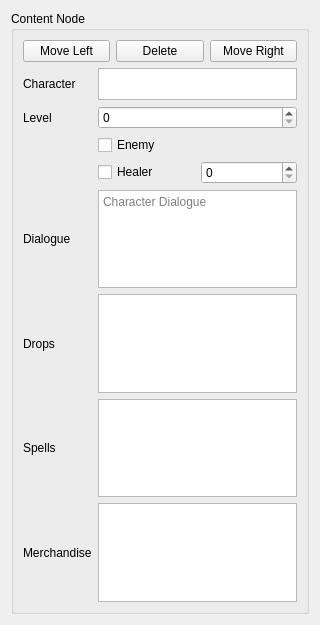
<?xml version="1.0" encoding="UTF-8"?>
<ui version="4.0">
 <class>character_content_node</class>
 <widget class="QWidget" name="character_content_node">
  <property name="geometry">
   <rect>
    <x>0</x>
    <y>0</y>
    <width>320</width>
    <height>625</height>
   </rect>
  </property>
  <property name="minimumSize">
   <size>
    <width>320</width>
    <height>0</height>
   </size>
  </property>
  <property name="maximumSize">
   <size>
    <width>320</width>
    <height>1000</height>
   </size>
  </property>
  <property name="windowTitle">
   <string>character_content_node</string>
  </property>
  <layout class="QVBoxLayout" name="verticalLayout">
   <item>
    <widget class="QGroupBox" name="group_box">
     <property name="title">
      <string>Content Node</string>
     </property>
     <layout class="QVBoxLayout" name="verticalLayout_2">
      <item>
       <layout class="QHBoxLayout" name="h_layout">
        <item>
         <widget class="QPushButton" name="move_node_left_bttn">
          <property name="text">
           <string>Move Left</string>
          </property>
         </widget>
        </item>
        <item>
         <widget class="QPushButton" name="delete_node_bttn">
          <property name="text">
           <string>Delete</string>
          </property>
         </widget>
        </item>
        <item>
         <widget class="QPushButton" name="move_node_right_bttn">
          <property name="text">
           <string>Move Right</string>
          </property>
         </widget>
        </item>
       </layout>
      </item>
      <item>
       <layout class="QGridLayout" name="grid_layout">
        <item row="5" column="1">
         <widget class="QListWidget" name="drops_list">
          <property name="minimumSize">
           <size>
            <width>0</width>
            <height>96</height>
           </size>
          </property>
          <property name="acceptDrops">
           <bool>true</bool>
          </property>
          <property name="alternatingRowColors">
           <bool>true</bool>
          </property>
          <property name="selectionMode">
           <enum>QAbstractItemView::NoSelection</enum>
          </property>
          <property name="verticalScrollMode">
           <enum>QAbstractItemView::ScrollPerPixel</enum>
          </property>
         </widget>
        </item>
        <item row="4" column="1">
         <widget class="QTextEdit" name="dialogue">
          <property name="minimumSize">
           <size>
            <width>0</width>
            <height>96</height>
           </size>
          </property>
          <property name="placeholderText">
           <string>Character Dialogue</string>
          </property>
         </widget>
        </item>
        <item row="7" column="1">
         <widget class="QListWidget" name="merchandise_list">
          <property name="minimumSize">
           <size>
            <width>0</width>
            <height>96</height>
           </size>
          </property>
          <property name="acceptDrops">
           <bool>true</bool>
          </property>
          <property name="alternatingRowColors">
           <bool>true</bool>
          </property>
          <property name="selectionMode">
           <enum>QAbstractItemView::NoSelection</enum>
          </property>
          <property name="verticalScrollMode">
           <enum>QAbstractItemView::ScrollPerPixel</enum>
          </property>
         </widget>
        </item>
        <item row="6" column="1">
         <widget class="QListWidget" name="spells_list">
          <property name="minimumSize">
           <size>
            <width>0</width>
            <height>96</height>
           </size>
          </property>
          <property name="acceptDrops">
           <bool>true</bool>
          </property>
          <property name="alternatingRowColors">
           <bool>true</bool>
          </property>
          <property name="selectionMode">
           <enum>QAbstractItemView::NoSelection</enum>
          </property>
          <property name="verticalScrollMode">
           <enum>QAbstractItemView::ScrollPerPixel</enum>
          </property>
         </widget>
        </item>
        <item row="2" column="1">
         <widget class="QCheckBox" name="enemy">
          <property name="maximumSize">
           <size>
            <width>16777215</width>
            <height>32</height>
           </size>
          </property>
          <property name="text">
           <string>Enemy</string>
          </property>
          <property name="tristate">
           <bool>false</bool>
          </property>
         </widget>
        </item>
        <item row="1" column="1">
         <widget class="QSpinBox" name="level">
          <property name="maximum">
           <number>10</number>
          </property>
         </widget>
        </item>
        <item row="1" column="0">
         <widget class="QLabel" name="level_lbl">
          <property name="text">
           <string>Level</string>
          </property>
         </widget>
        </item>
        <item row="0" column="1">
         <widget class="QListWidget" name="character_list">
          <property name="maximumSize">
           <size>
            <width>16777215</width>
            <height>32</height>
           </size>
          </property>
          <property name="acceptDrops">
           <bool>true</bool>
          </property>
          <property name="alternatingRowColors">
           <bool>true</bool>
          </property>
          <property name="selectionMode">
           <enum>QAbstractItemView::NoSelection</enum>
          </property>
          <property name="verticalScrollMode">
           <enum>QAbstractItemView::ScrollPerPixel</enum>
          </property>
         </widget>
        </item>
        <item row="4" column="0">
         <widget class="QLabel" name="dialogue_lbl">
          <property name="text">
           <string>Dialogue</string>
          </property>
         </widget>
        </item>
        <item row="3" column="1">
         <layout class="QHBoxLayout" name="horizontalLayout">
          <item>
           <widget class="QCheckBox" name="healer">
            <property name="text">
             <string>Healer</string>
            </property>
           </widget>
          </item>
          <item>
           <widget class="QSpinBox" name="healer_gold_amount">
            <property name="maximum">
             <number>10000</number>
            </property>
           </widget>
          </item>
         </layout>
        </item>
        <item row="6" column="0">
         <widget class="QLabel" name="spells_lbl">
          <property name="text">
           <string>Spells</string>
          </property>
         </widget>
        </item>
        <item row="5" column="0">
         <widget class="QLabel" name="drops_lbl">
          <property name="text">
           <string>Drops</string>
          </property>
         </widget>
        </item>
        <item row="7" column="0">
         <widget class="QLabel" name="label_5">
          <property name="text">
           <string>Merchandise</string>
          </property>
         </widget>
        </item>
        <item row="0" column="0">
         <widget class="QLabel" name="character_lbl">
          <property name="text">
           <string>Character</string>
          </property>
         </widget>
        </item>
       </layout>
      </item>
     </layout>
    </widget>
   </item>
  </layout>
 </widget>
 <resources/>
 <connections/>
</ui>
